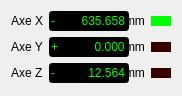
<?xml version="1.0" encoding="UTF-8"?>
<ui version="4.0">
 <class>LCDWidget</class>
 <widget class="QWidget" name="LCDWidget">
  <property name="geometry">
   <rect>
    <x>0</x>
    <y>0</y>
    <width>182</width>
    <height>96</height>
   </rect>
  </property>
  <property name="minimumSize">
   <size>
    <width>182</width>
    <height>96</height>
   </size>
  </property>
  <property name="windowTitle">
   <string>Form</string>
  </property>
  <layout class="QVBoxLayout" name="verticalLayout">
   <item>
    <layout class="QHBoxLayout" name="horizontalLayout">
     <item>
      <widget class="QLabel" name="title_1">
       <property name="text">
        <string>Axe X</string>
       </property>
      </widget>
     </item>
     <item>
      <widget class="QLineEdit" name="LCD_1">
       <property name="sizePolicy">
        <sizepolicy hsizetype="Expanding" vsizetype="Ignored">
         <horstretch>0</horstretch>
         <verstretch>0</verstretch>
        </sizepolicy>
       </property>
       <property name="minimumSize">
        <size>
         <width>80</width>
         <height>20</height>
        </size>
       </property>
       <property name="styleSheet">
        <string notr="true">background-color: rgb(0, 0, 0);
color: rgb(0, 255, 0);</string>
       </property>
       <property name="text">
        <string>-        635.658</string>
       </property>
      </widget>
     </item>
     <item>
      <widget class="QLabel" name="unit_1">
       <property name="text">
        <string>mm</string>
       </property>
      </widget>
     </item>
     <item>
      <widget class="QWidget" name="endLED_1" native="true">
       <property name="minimumSize">
        <size>
         <width>20</width>
         <height>10</height>
        </size>
       </property>
       <property name="maximumSize">
        <size>
         <width>20</width>
         <height>10</height>
        </size>
       </property>
       <property name="styleSheet">
        <string notr="true">background-color: rgb(0,255, 0);
</string>
       </property>
      </widget>
     </item>
    </layout>
   </item>
   <item>
    <layout class="QHBoxLayout" name="horizontalLayout_2">
     <item>
      <widget class="QLabel" name="title_2">
       <property name="text">
        <string>Axe Y</string>
       </property>
      </widget>
     </item>
     <item>
      <widget class="QLineEdit" name="LCD_2">
       <property name="sizePolicy">
        <sizepolicy hsizetype="Expanding" vsizetype="Ignored">
         <horstretch>0</horstretch>
         <verstretch>0</verstretch>
        </sizepolicy>
       </property>
       <property name="minimumSize">
        <size>
         <width>80</width>
         <height>20</height>
        </size>
       </property>
       <property name="styleSheet">
        <string notr="true">background-color: rgb(0, 0, 0);
color: rgb(0, 255, 0);</string>
       </property>
       <property name="text">
        <string>+           0.000</string>
       </property>
      </widget>
     </item>
     <item>
      <widget class="QLabel" name="unit_2">
       <property name="text">
        <string>mm</string>
       </property>
      </widget>
     </item>
     <item>
      <widget class="QWidget" name="endLED_2" native="true">
       <property name="minimumSize">
        <size>
         <width>20</width>
         <height>10</height>
        </size>
       </property>
       <property name="maximumSize">
        <size>
         <width>20</width>
         <height>10</height>
        </size>
       </property>
       <property name="styleSheet">
        <string notr="true">background-color: rgb(55, 0, 0);</string>
       </property>
      </widget>
     </item>
    </layout>
   </item>
   <item>
    <layout class="QHBoxLayout" name="horizontalLayout_3">
     <item>
      <widget class="QLabel" name="title_3">
       <property name="text">
        <string>Axe Z</string>
       </property>
      </widget>
     </item>
     <item>
      <widget class="QLineEdit" name="LCD_3">
       <property name="sizePolicy">
        <sizepolicy hsizetype="Expanding" vsizetype="Ignored">
         <horstretch>0</horstretch>
         <verstretch>0</verstretch>
        </sizepolicy>
       </property>
       <property name="minimumSize">
        <size>
         <width>80</width>
         <height>20</height>
        </size>
       </property>
       <property name="styleSheet">
        <string notr="true">background-color: rgb(0, 0, 0);
color: rgb(0, 255, 0);</string>
       </property>
       <property name="text">
        <string>-          12.564</string>
       </property>
      </widget>
     </item>
     <item>
      <widget class="QLabel" name="unit_3">
       <property name="text">
        <string>mm</string>
       </property>
      </widget>
     </item>
     <item>
      <widget class="QWidget" name="endLED_3" native="true">
       <property name="minimumSize">
        <size>
         <width>20</width>
         <height>10</height>
        </size>
       </property>
       <property name="maximumSize">
        <size>
         <width>20</width>
         <height>10</height>
        </size>
       </property>
       <property name="styleSheet">
        <string notr="true">background-color: rgb(55, 0, 0);
border-color: rgb(0, 0, 0);</string>
       </property>
      </widget>
     </item>
    </layout>
   </item>
  </layout>
 </widget>
 <resources/>
 <connections/>
</ui>
